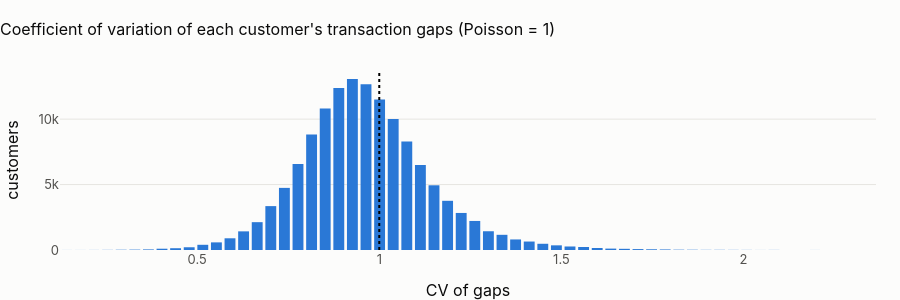

The notebook cell saved with this chart:
### Markdown cell above
## 2 · Bursts: do a customer's transactions cluster in time?

### Code cell
gaps = con.sql("""
    with g as (select customer_id, epoch(ts - lag(ts) over (partition by customer_id order by ts)) / 60.0 as gap_min from tx),
         r as (select customer_id, count(*) as n, epoch(max(ts) - min(ts)) / 60.0 as span_min from tx group by 1 having count(*) >= 3)
    select g.customer_id, g.gap_min, r.n, r.span_min from g join r using (customer_id) where g.gap_min is not null""").df()
gaps["lam"] = (gaps.n - 1) / gaps.span_min  # each customer's own rate per minute
rows = []
for thr in [1, 10, 60, 24 * 60]:
    obs = (gaps.gap_min < thr).mean()
    exp_ = (1 - np.exp(-gaps.lam * thr)).mean()
    rows.append(
        {
            "gap shorter than (min)": thr,
            "observed %": 100 * obs,
            "Poisson expectation %": 100 * exp_,
            "observed / expected": obs / exp_,
        }
    )
burst = pd.DataFrame(rows)
show(burst.round(4), paging=False)
cg = gaps.groupby("customer_id").gap_min.agg(["std", "mean", "size"])
cv = (cg["std"] / cg["mean"])[cg["size"] > 2].rename("gap CV")
# pre-binned: one bar per bin, not one point per customer, keeps the notebook small
cnt, edges = np.histogram(cv.clip(upper=3), bins=60)
fig = px.bar(
    x=(edges[:-1] + edges[1:]) / 2,
    y=cnt,
    title="Coefficient of variation of each customer's transaction gaps (Poisson = 1)",
)
fig.add_vline(x=1, line_dash="dot")
fig.update_layout(height=300, showlegend=False, xaxis_title="CV of gaps", yaxis_title="customers")
fig.show()
display(
    Markdown(
        f"**Gaps under 10 minutes: {burst.iloc[1]['observed %']:.3f} % observed against {burst.iloc[1]['Poisson expectation %']:.3f} % "
        f"for Poisson customers (×{burst.iloc[1]['observed / expected']:.2f}); the median customer's gap CV is "
        f"{cv.median():.2f} (Poisson: 1).** "
        + (
            "Transactions arrive as independent events at each customer's own rate: no bursts, no sessions of rapid "
            "purchases, no retries. Velocity features (counts in the last hour, the last ten minutes) can only rediscover "
            "the customer's rate."
            if 0.8 < burst.iloc[1]["observed / expected"] < 1.5 and 0.8 < cv.median() < 1.2
            else "Activity clusters in time beyond each customer's rate: bursts exist."
        )
    )
)

### Figure 1 — Plotly figure (JSON) as saved in the notebook; plotly's stock layout.template omitted (floating-point values rounded to 4 significant figures)
{"data": [{"hovertemplate": "x=%{x}<br>y=%{y}<extra></extra>", "legendgroup": "", "marker": {"color": "#2a78d6", "pattern": {"shape": ""}}, "name": "", "orientation": "v", "showlegend": false, "textposition": "auto", "type": "bar", "x": [0.142, 0.1793, 0.2167, 0.254, 0.2914, 0.3287, 0.3661, 0.4034, 0.4407, 0.4781, 0.5154, 0.5528, 0.5901, 0.6275, 0.6648, 0.7021, 0.7395, 0.7768, 0.8142, 0.8515, 0.8889, 0.9262, 0.9636, 1.001, 1.038, 1.076, 1.113, 1.15, 1.188, 1.225, 1.262, 1.3, 1.337, 1.374, 1.412, 1.449, 1.486, 1.524, 1.561, 1.598, 1.636, 1.673, 1.71, 1.748, 1.785, 1.822, 1.86, 1.897, 1.934, 1.972, 2.009, 2.047, 2.084, 2.121, 2.159, 2.196, 2.233, 2.271, 2.308, 2.345], "xaxis": "x", "y": [3, 3, 5, 10, 20, 29, 44, 98, 136, 209, 398, 582, 895, 1424, 2127, 3354, 4747, 6568, 8826, 10816, 12383, 13067, 12660, 11500, 10017, 8298, 6499, 4945, 3760, 2831, 2220, 1433, 1161, 806, 647, 476, 356, 268, 230, 152, 107, 91, 70, 54, 41, 24, 20, 12, 14, 10, 8, 4, 7, 2, 0, 3, 0, 1, 2, 1], "yaxis": "y"}], "layout": {"barmode": "relative", "height": 300, "legend": {"tracegroupgap": 0}, "shapes": [{"line": {"dash": "dot"}, "type": "line", "x0": 1, "x1": 1, "xref": "x", "y0": 0, "y1": 1, "yref": "y domain"}], "showlegend": false, "title": {"text": "Coefficient of variation of each customer's transaction gaps (Poisson = 1)"}, "xaxis": {"anchor": "y", "domain": [0.0, 1.0], "title": {"text": "CV of gaps"}}, "yaxis": {"anchor": "x", "domain": [0.0, 1.0], "title": {"text": "customers"}}}}
